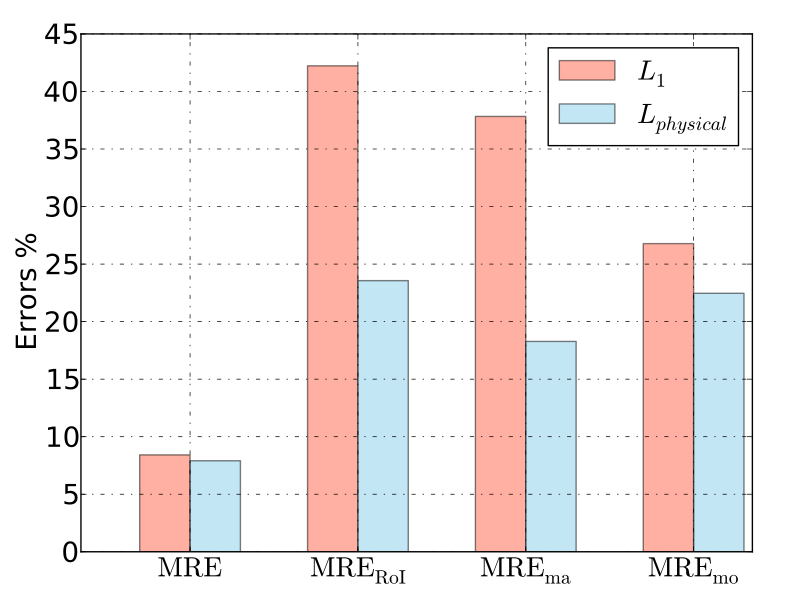

Write Python code to recreate this figure.
import matplotlib.pyplot as plt
import matplotlib as mpl
import numpy as np

# mpl.rcParams["font.sans-serif"] = ["SimHei"]
# mpl.rcParams["axes.unicode_minus"] = False

x = np.arange(4)
y = [8.42, 42.23, 37.83, 26.78]
y1 = [7.91, 23.56, 18.28, 22.46]
# y2 = [0.5952, 0.0470, 0.0127]
# y3 = [0.3874, 0.0237, 0.0104]

bar_width = 0.3
tick_label = [r"$\rm{MRE}$", r"$\rm{MRE_{RoI}}$", r"$\rm{MRE}_{ma}$", r"$\rm{MRE}_{mo}$"]
# tick_label = [4,40,400]
plt.grid(linestyle='-.')
plt.bar(x, y, bar_width, align="center", color="tomato", label= r"$L_1$", alpha=0.5)

plt.bar(x+bar_width, y1, bar_width, color="skyblue", align="center", label=r"$L_{physical}$", alpha=0.5)
# plt.bar(x+bar_width*2, y2, bar_width, align="center", color="tomato", label=r"$\rm{Error}_{mo}$ of $L_1$", alpha=0.5)
# plt.bar(x+bar_width*3, y3, bar_width, color="skyblue", align="center", label=r"$\rm{Error}_{mo}$ of $L_{Physical}$", alpha=0.5)

plt.ylabel("Errors %",fontsize=20)

plt.xticks(x+bar_width*1/2, tick_label,fontsize=20)
plt.yticks(fontsize = 20)
plt.legend(loc = 'best',prop={'size':20})
plt.show()
